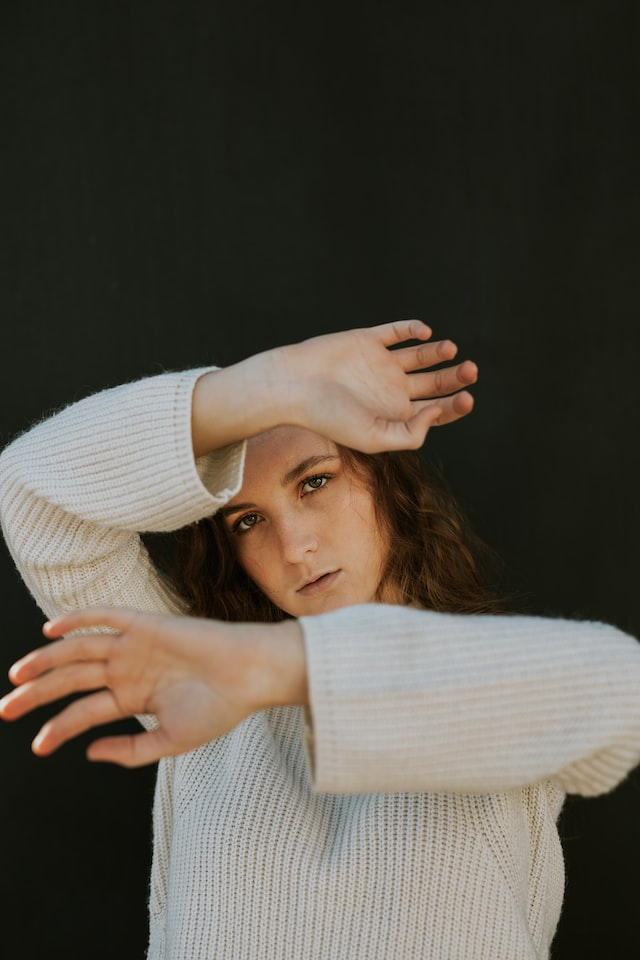
#> input picture projects/demo/woman_hands.jpg, 640 x 960 px
$ python 'text with backgroud.py'
#> lines starting #> are read from the running program, lines starting #| are printed output that depends on the picture
#> further down, image is the input picture: shape (960, 640, 3); mean B, G, R 70.6, 80.5, 86.4
import cv2
import numpy as np

def add_text_with_border(image, text):
    # Font và thông số
#> called with text = 'Hello, OpenCV!'
    font = cv2.FONT_HERSHEY_SIMPLEX
    font_scale = 1
    font_color = (255, 255, 255)  # Màu chữ (trắng)
    font_thickness = 2

    # Lấy kích thước của chữ
    text_size = cv2.getTextSize(text, font, font_scale, font_thickness)[0]

    # Tọa độ để viết chữ (ở giữa hình ảnh)
    text_x = (image.shape[1] - text_size[0]) // 2
#> text_x = 205
    text_y = (image.shape[0] + text_size[1]) // 2
#> text_y = 491

    # Tạo hình chữ nhật bao quanh chữ
    border_thickness = 10
    border_color = (0, 0, 0)  # Màu đen
    cv2.rectangle(image, (text_x - border_thickness, text_y + border_thickness),
                  (text_x + text_size[0] + border_thickness, text_y - text_size[1] - border_thickness),
                  border_color, -1)  # -1 để vẽ hình chữ nhật đầy đủ

    # Viết chữ lên hình ảnh
    cv2.putText(image, text, (text_x, text_y), font, font_scale, font_color, font_thickness)
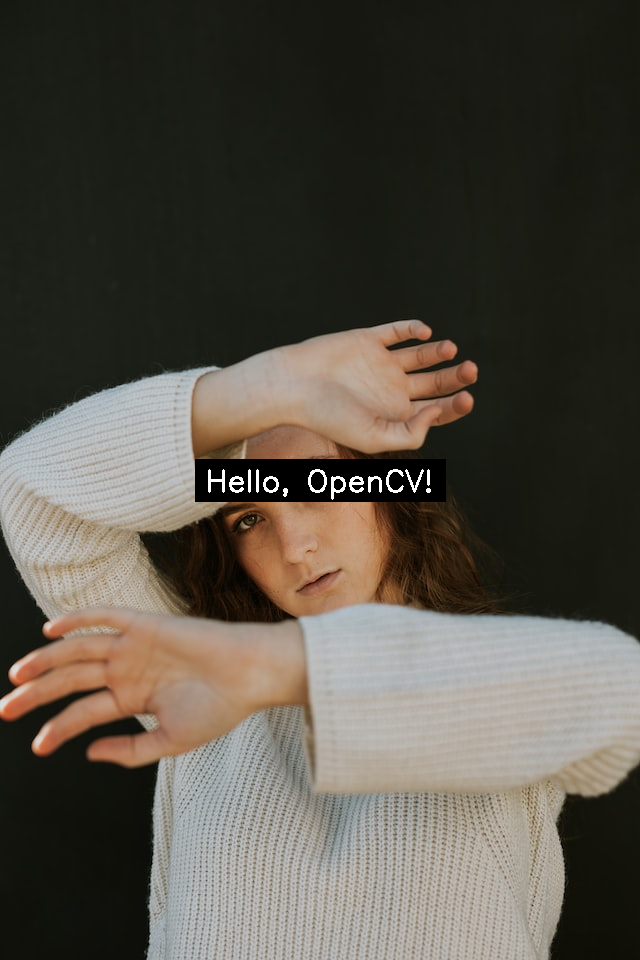
#> image: shape (960, 640, 3); mean of channels 0, 1, 2 70.3, 79.7, 85; drawn as B, G, R

    return image

# Đường dẫn tới hình ảnh
image_path = 'woman_hands.jpg'

# Đọc hình ảnh
image = cv2.imread(image_path)

# Chuỗi chữ bạn muốn viết
text = "Hello, OpenCV!"

# Thêm chữ và khung bao quanh chữ lên hình ảnh và lưu lại hình ảnh mới
image_with_text_and_border = add_text_with_border(image.copy(), text)
cv2.imwrite('image_with_text_and_border.jpg', image_with_text_and_border)

# Hiển thị hình ảnh
cv2.imshow('Image with Text and Border', image_with_text_and_border)
cv2.waitKey(0)
cv2.destroyAllWindows()
